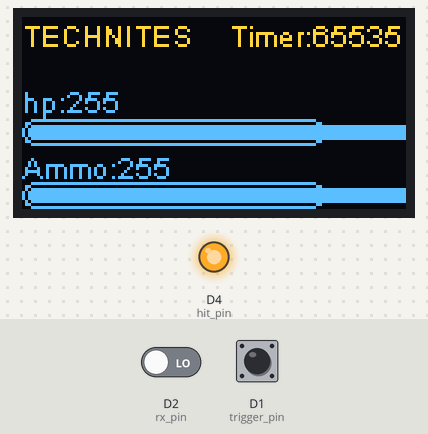
A sketch run on a simulated ESP8266 (NodeMCU). Parts: 128×64 one-colour display, output pins drawn as LEDs (lit = HIGH). The inputs (shaded band) are chosen by the test bench; at power-on: D1 (trigger_pin) HIGH, D2 (rx_pin) LOW. The OLED is the two-colour kind (top 16 rows yellow); EEPROM starts erased; pins used as bus, display or sensor lines are not drawn.

Above: at 1.8 s.
1.9 s: D1 (trigger_pin) pulled LOW for 0.6 s
At 2.8 s:
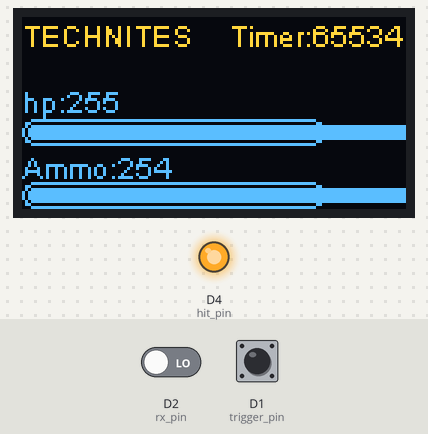
4.5 s: D1 (trigger_pin) pulled LOW for 1 s
At 5.9 s:
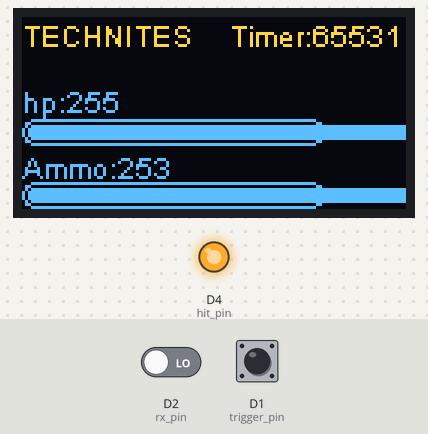
Timing chart, 0 to 7.5 s (numbered marks = the images above; inputs shaded):
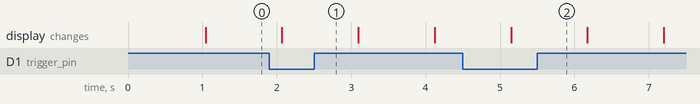

The sketch:

rx_tx_raw.ino
```cpp
#include <Wire.h>
#include <SSD1306.h>

//EEPROM library
#include <EEPROM.h>

SSD1306  display(0x3c, D3, D5);

#define tx_pin D6    //Pin to which IR LED is connected
#define rx_pin D2
#define trigger_pin D1
#define hit_pin LED_BUILTIN
#define disp_update_interval 1000
#define hp_delay 250
#define ammo_delay 100

//Player Variables
boolean team_id = 1;
uint8_t player_id = 0;
uint8_t max_hp = 100;
uint8_t max_ammo = 20 ;
uint8_t hp = max_hp;        //hp indicates life of player at current time
uint8_t ammo = max_ammo;    //ammo indicates player bullets at current time
uint8_t hp_damage = 5;
uint8_t last_hp = hp, last_ammo = ammo;
//IR Communication Variables
uint16_t data_duration[2] = {4000, 8000};

//session variables
int time_minutes = 5; //Game wil get reset after 5 minutes...i.e., session over
unsigned long time_limit = time_minutes * 60 * 1000; //converting session time into milliseconds
unsigned long last_ms = 0;
uint16_t seconds = time_minutes * 60;
boolean time_up = false;

void setup() {
  init_pins();
  init_display();
  init_EEPROM();
  Serial.begin(9600);
  last_ms = millis();
}

void loop() {
  // put your main code here, to run repeatedly:
  if (time_up)
  {
    display_game_over();
    delay(100);
  }
  rx_data();
  if(!time_up)
  {
     update_display();
  }
  if (Serial.available() > 0)
  {
    if (Serial.read() == 'R')
    {
      //new_game = true;
      hp = max_hp;
      ammo = max_ammo;
      seconds = time_minutes * 60;
      time_up = false;
      update_EE();
      //new_game = false;
    }
  }
}

void start_new_game()
{
  hp = max_hp;
  ammo = max_ammo;
  seconds = time_minutes * 60;
  time_up = false;
  update_EE();
}

void update_display()
{
  if ((millis() - last_ms) > disp_update_interval)
  {
    last_ms = millis();
    if (seconds <= 0)
    {
      time_up = true;
    }
    else
    {
      seconds--;
    }
    update_EE();  //Update EEPROM
    display_hp_ammo();
    last_hp = hp;
    last_ammo = ammo;
  }
  else if (last_hp != hp || last_ammo != ammo && hp > 0 && ammo > 0)
  {
    display_hp_ammo();
    last_hp = hp;
    last_ammo = ammo;
  }
  if (hp == 0)
  {
    display_player_dead();
  }
  else if (ammo == 0)
  {
    display_ammo_over();
  }
}

void update_EE()
{
  EEPROM.write(0, hp);
  EEPROM.commit();
  EEPROM.write(1, ammo);
  EEPROM.commit();
  EEPROM.write(2, (seconds & 0xFF));
  EEPROM.commit();
  EEPROM.write(3, ((seconds >> 8) & 0xFF));
  EEPROM.commit();
}

void tx_data()
{
  cli();
  if (ammo > 0 && hp > 0)
  {
    ammo--;
    oscillationWrite(tx_pin, data_duration[team_id]);
    digitalWrite(tx_pin, LOW);
    delay(ammo_delay);
  }
  sei();
}

void player_hit()
{
  if (hp <= 0)
  {
    hp = 0;
  }
  else
  {
    hp = hp - hp_damage;
  }
}

void rx_data()
{
  int pulse = pulseIn(rx_pin, LOW);
  if ((pulse > (data_duration[!team_id] - 2000)) && (pulse < (data_duration[!team_id] + 2000)))
  {
    digitalWrite(hit_pin, LOW);
    //    Serial.println(pulse);
    player_hit();
    delay(hp_delay);
  }
  digitalWrite(hit_pin, HIGH);
}

void oscillationWrite(int pin, int time)
{
  for (int i = 0; i <= time / 26; i++) {
    digitalWrite(pin, HIGH);
    delayMicroseconds(13);
    digitalWrite(pin, LOW);
    delayMicroseconds(13);
  }
}

void display_player_dead()
{
  display.clear();
  display.setFont(ArialMT_Plain_16);
  display.drawString(0, 10, "health: " + String(hp));
  display.setFont(ArialMT_Plain_10);
  display.drawString(40, 40, "PLAYER DEAD!!!");
  display.display();
}

void display_game_over()
{
  display.clear();
  display.setFont(ArialMT_Plain_16);
  display.drawString(0, 10, "Time Up!" );
  display.setFont(ArialMT_Plain_10);
  display.drawString(40, 40, "Game Over!!");
  display.display();
}

void display_ammo_over()
{
  display.clear();
  display.setFont(ArialMT_Plain_16);
  display.drawString(0, 10, "AMMO: " + String(ammo));
  display.setFont(ArialMT_Plain_10);
  display.drawString(40, 40, "AMMO OVER!!!");
  display.display();
}

void display_hp_ammo()
{

  int disp_hp = map(hp, 0, max_hp, 0, 100);
  int disp_ammo = map(ammo, 0, max_ammo, 0, 100);
  display.clear();
  display.setFont(ArialMT_Plain_10);
  display.drawString(0, 0, "TECHNITES    Timer:" +  String(seconds));
  display.setFont(ArialMT_Plain_10);
  display.drawString(0, 22, "hp:" + String(hp));
  display.drawProgressBar(0, 34, 100, 8, disp_hp);
  display.drawString(0, 44, "Ammo:" + String(ammo));
  display.drawProgressBar(0, 55 , 100, 8, disp_ammo);
  display.display();
}

void init_EEPROM()
{
  //EEPROM - 4 bytes
  EEPROM.begin(4);
  hp = EEPROM.read(0);
  ammo = EEPROM.read(1);
  uint16_t msb_secs = EEPROM.read(3);
  seconds = ((msb_secs << 8) | (EEPROM.read(2)));
}

void init_display()
{
  display.init();
  display.flipScreenVertically();
  display_hp_ammo();
}

void init_pins()
{
  pinMode(tx_pin, OUTPUT);
  pinMode(rx_pin, INPUT);
  pinMode(trigger_pin, INPUT_PULLUP);
  pinMode(hit_pin, OUTPUT);

  digitalWrite(hit_pin, HIGH);
  attachInterrupt(digitalPinToInterrupt(trigger_pin), tx_data, FALLING);
}
```
